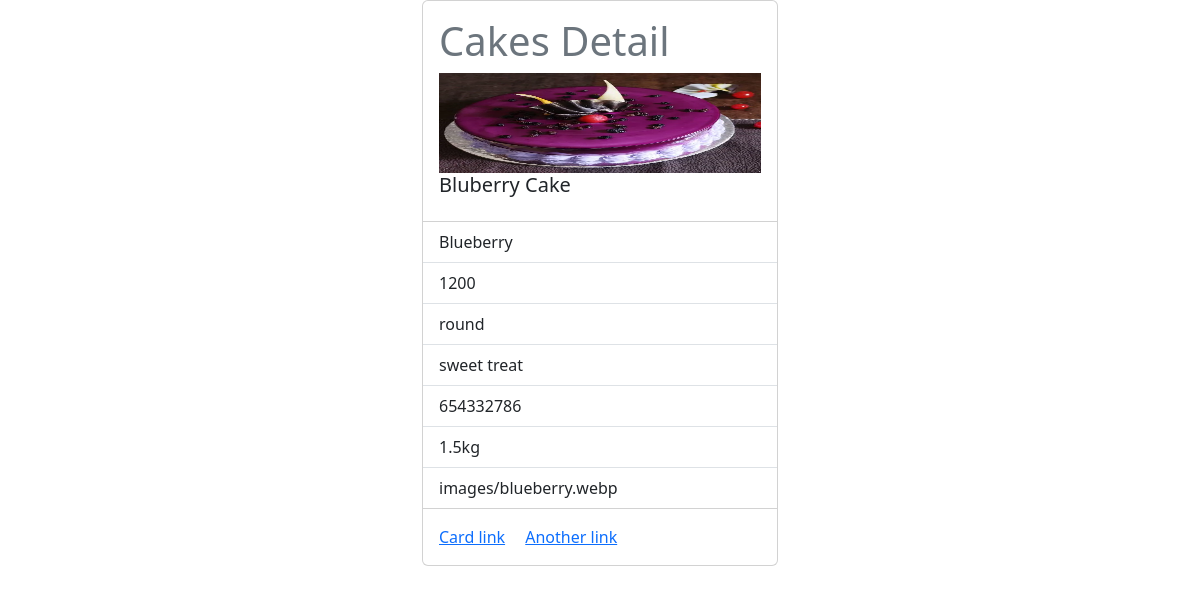
Page /cakess/5/ on the committed database.
### myapp/models.py (models this page shows, shortened)
class Cake(models.Model):
    name=models.CharField(max_length=200)
    flavour=models.CharField(max_length=300)
    prize=models.PositiveIntegerField()
    shape=models.CharField(max_length=200)
    description=models.CharField(max_length=500)
    number=models.CharField(max_length=200,unique=True)
    weight=models.CharField(max_length=200)
    cake_image=models.ImageField(upload_to="images",null=True,blank=True)

### myapp/views.py (the view)
# urls.py: path('cakess/<int:pk>/',views.CakeDetailsView.as_view(),name="cake-details"),
class CakeDetailsView(View):
    def get(self,request,*args,**kwargs):
        id=kwargs.get('pk')
        qs=Cake.objects.get(id=id)
        return render(request,"cake-details.html",{"cake":qs})

### myapp/templates/cake-details.html (shortened to what this page needs)
<!DOCTYPE html>
<html lang="en">
<head>
    <link href="https://cdn.jsdelivr.net/npm/bootstrap@5.3.0-alpha1/dist/css/bootstrap.min.css" rel="stylesheet">
</head>
<body>
  <div class="container">
    <div class="row">
        <div class="col-4"></div>
        <div class="col-4">
            <div class="card" style="width: 100%">
                <div class="card-body">
                  <h1 class="text-secondary">Cakes Detail</h1>
                  {% if cake.cake_image %}
                        <td>
                            <img src="{{cake.cake_image.url}}" alt="" width="100%" height="100px">
                        </td>
                   {% endif %}
                  <h5 class="card-title">{{cake.name}}</h5>
                </div>
                <ul class="list-group list-group-flush">
                  <li class="list-group-item">{{cake.flavour}}</li>
                  <li class="list-group-item">{{cake.prize}}</li>
                  <li class="list-group-item">{{cake.shape}}</li>
                  <li class="list-group-item">{{cake.description}}</li>
                  <li class="list-group-item">{{cake.number}}</li>
                  <li class="list-group-item">{{cake.weight}}</li>
                  <li class="list-group-item">{{cake.cake_image}}</li>
                </ul>
                <div class="card-body">
                  <a href="#" class="card-link">Card link</a>
                  <a href="#" class="card-link">Another link</a>
                </div>
              </div>
        </div>
        <div class="col-4"></div>
    </div>
</div>
</body>
</html>

### rows in the picture
Cake: cake_image (picture), name "Bluberry Cake", flavour "Blueberry", prize "1200", shape "round", description "sweet treat", number "654332786", weight "1.5kg", cake_image "images/blueberry.webp"
